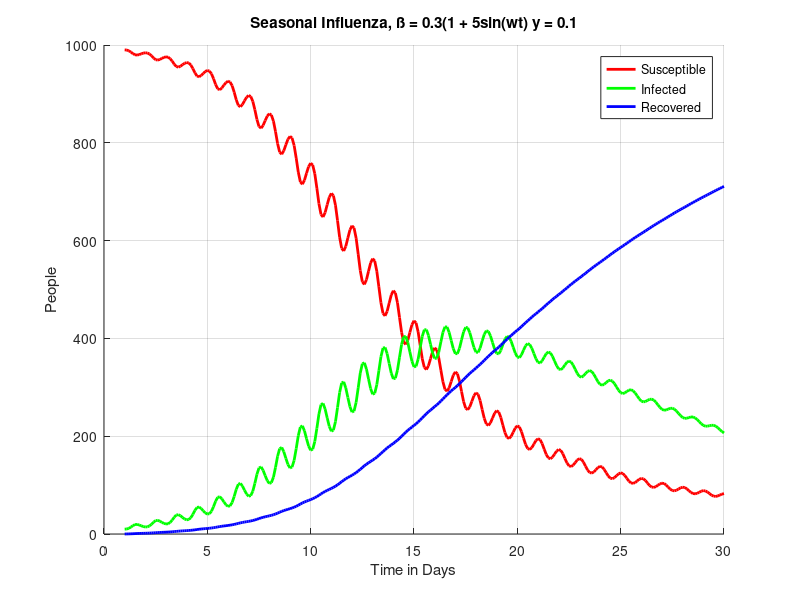
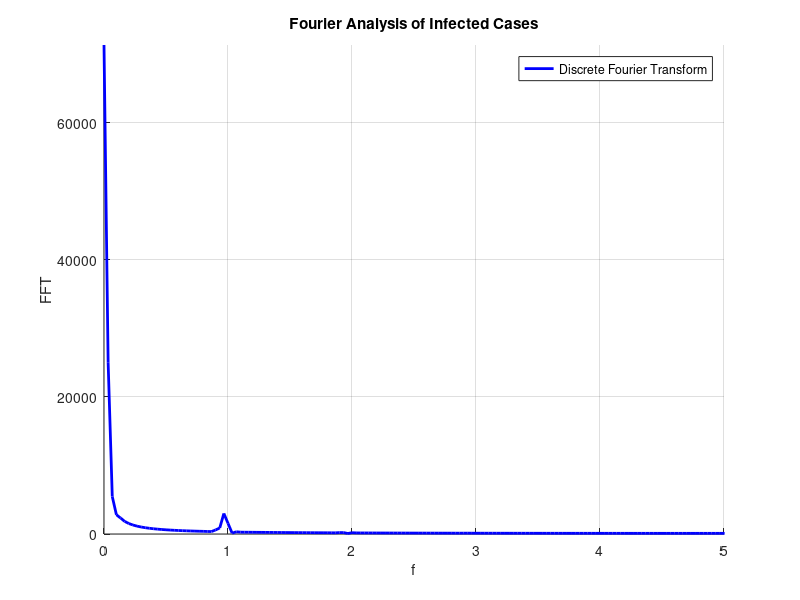
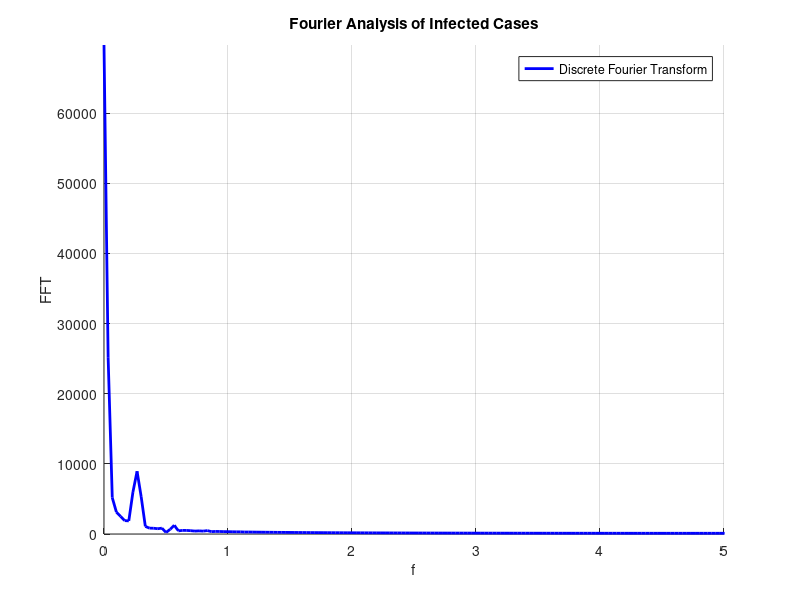

MATLAB code to generate these figures, in order:
format shortG
clear
clc

%Variable Definitions
St1 = zeros(1,1);
It1 = zeros(1,1);
Rt1 = zeros(1,1);

A = 5; %Amplitude
w1 = 2 * pi * 365/365; %Angular Frequency
w2 = 2 * pi * 100/365; % Angular Frequency for #6
Beta0 = 0.3; %Transmission Rate IC
Gamma = 0.1; %Recovery Rate
St(1,1) = 990; %Number of susceptible individuals at time t
It(1,1) = 10; %Number of infected individuals at time t
Rt(1,1) = 0; %Number of recovered individuals at time t

N = St + It + Rt; %Total Population

h = 0.1; %Step size in days
T1 = 30; %Total simulation time in days (0 -> 30)
T2 = 30; % Total simulation time in days for #6

days = 1:h:T1;
f1 = (1/T1)*(0:length(days)-1); % frequncy vector used for plotting
days2 = (1:h:T2); 
f2 = (1/T1)*(0:length(days)-1); % frequency vector for #6
t1 = 1; %Counting variable

for t = 1:h:T1 % For loop for #5

    Beta = Beta0 * (1 + A * sin(w1 * t));

    dSdt = @(t, St, It, Rt) -(Beta / N) .* St .* It;
    dIdt = @(t, St, It, Rt) (Beta / N) .* St .* It - Gamma .* It;
    dRdt = @(t, St, It, Rt) Gamma .* It;
    
    k1S = dSdt(t, St(t1,1), It(t1,1), Rt(t1,1));
    k1I = dIdt(t, St(t1,1), It(t1,1), Rt(t1,1));
    k1R = dRdt(t, St(t1,1), It(t1,1), Rt(t1,1));

    k2S = dSdt(t + 0.5 * h, St(t1,1) + 0.5 * k1S * h, It(t1,1) + 0.5 * k1I * h, Rt(t1,1) + 0.5 * k1R * h);
    k2I = dIdt(t + 0.5 * h, St(t1,1) + 0.5 * k1S * h, It(t1,1) + 0.5 * k1I * h, Rt(t1,1) + 0.5 * k1R * h);
    k2R = dRdt(t + 0.5 * h, St(t1,1) + 0.5 * k1S * h, It(t1,1) + 0.5 * k1I * h, Rt(t1,1) + 0.5 * k1R * h);

    k3S = dSdt(t + 0.5 * h, St(t1,1) + 0.5 * k2S * h, It(t1,1) + 0.5 * k2I * h, Rt(t1,1) + 0.5 * k2R * h);
    k3I = dIdt(t + 0.5 * h, St(t1,1) + 0.5 * k2S * h, It(t1,1) + 0.5 * k2I * h, Rt(t1,1) + 0.5 * k2R * h);
    k3R = dRdt(t + 0.5 * h, St(t1,1) + 0.5 * k2S * h, It(t1,1) + 0.5 * k2I * h, Rt(t1,1) + 0.5 * k2R * h);

    k4S = dSdt(t + h, St(t1,1) + k3S * h, It(t1,1) + k3I, Rt(t1,1) + k3R);
    k4I = dIdt(t + h, St(t1,1) + k3S * h, It(t1,1) + k3I, Rt(t1,1) + k3R);
    k4R = dRdt(t + h, St(t1,1) + k3S * h, It(t1,1) + k3I, Rt(t1,1) + k3R);


    St(t1 + 1,1) = St(t1,1) + (1/6) * (k1S + 2 * k2S + 2 * k3S + k4S) * h;
    It(t1 + 1,1) = It(t1,1) + (1/6) * (k1I + 2 * k2I + 2 * k3I + k4I) * h;
    Rt(t1 + 1,1) = Rt(t1,1) + (1/6) * (k1R + 2 * k2R + 2 * k3R + k4R) * h;

    St1(t1,1) = St(t1,1);
    It1(t1,1) = It(t1,1);
    Rt1(t1,1) = Rt(t1,1);

    t1 = t1 + 1;

end


figure(1)
hold on
grid on

plot(days,St1,'red','LineWidth',2)
plot(days,It1,'green','LineWidth',2)
plot(days,Rt1,'blue','linewidth',2)

title('Seasonal Influenza, ß = 0.3(1 + 5sin(wt) y = 0.1')
xlabel('Time in Days')
ylabel('People')
legend('Susceptible','Infected','Recovered')

hold off

%Q 3 has a written qustion that needs to be answered. 

fftSt1 = abs(fft(St1));
fftIt1 = abs(fft(It1));
fftRt1 = abs(fft(Rt1));

m = max(fftIt1);
l = T1/2;

figure(2)
hold on
grid on

plot(f1,fftIt1,'b','LineWidth',2);
title('Fourier Analysis of Infected Cases')
legend('Discrete Fourier Transform')
ylabel('FFT')
xlabel('f')
axis([0 5, 0 m])

hold off

t1 = 1;

for t = 1:h:T1 % For loop for #6

    Beta = Beta0 * (1 + A * sin(w2 * t));

    dSdt = @(t, St, It, Rt) -(Beta / N) .* St .* It;
    dIdt = @(t, St, It, Rt) (Beta / N) .* St .* It - Gamma .* It;
    dRdt = @(t, St, It, Rt) Gamma .* It;
    
    k1S = dSdt(t, St(t1,1), It(t1,1), Rt(t1,1));
    k1I = dIdt(t, St(t1,1), It(t1,1), Rt(t1,1));
    k1R = dRdt(t, St(t1,1), It(t1,1), Rt(t1,1));

    k2S = dSdt(t + 0.5 * h, St(t1,1) + 0.5 * k1S * h, It(t1,1) + 0.5 * k1I * h, Rt(t1,1) + 0.5 * k1R * h);
    k2I = dIdt(t + 0.5 * h, St(t1,1) + 0.5 * k1S * h, It(t1,1) + 0.5 * k1I * h, Rt(t1,1) + 0.5 * k1R * h);
    k2R = dRdt(t + 0.5 * h, St(t1,1) + 0.5 * k1S * h, It(t1,1) + 0.5 * k1I * h, Rt(t1,1) + 0.5 * k1R * h);

    k3S = dSdt(t + 0.5 * h, St(t1,1) + 0.5 * k2S * h, It(t1,1) + 0.5 * k2I * h, Rt(t1,1) + 0.5 * k2R * h);
    k3I = dIdt(t + 0.5 * h, St(t1,1) + 0.5 * k2S * h, It(t1,1) + 0.5 * k2I * h, Rt(t1,1) + 0.5 * k2R * h);
    k3R = dRdt(t + 0.5 * h, St(t1,1) + 0.5 * k2S * h, It(t1,1) + 0.5 * k2I * h, Rt(t1,1) + 0.5 * k2R * h);

    k4S = dSdt(t + h, St(t1,1) + k3S * h, It(t1,1) + k3I, Rt(t1,1) + k3R);
    k4I = dIdt(t + h, St(t1,1) + k3S * h, It(t1,1) + k3I, Rt(t1,1) + k3R);
    k4R = dRdt(t + h, St(t1,1) + k3S * h, It(t1,1) + k3I, Rt(t1,1) + k3R);


    St(t1 + 1,1) = St(t1,1) + (1/6) * (k1S + 2 * k2S + 2 * k3S + k4S) * h;
    It(t1 + 1,1) = It(t1,1) + (1/6) * (k1I + 2 * k2I + 2 * k3I + k4I) * h;
    Rt(t1 + 1,1) = Rt(t1,1) + (1/6) * (k1R + 2 * k2R + 2 * k3R + k4R) * h;

    St2(t1,1) = St(t1,1);
    It2(t1,1) = It(t1,1);
    Rt2(t1,1) = Rt(t1,1);

    t1 = t1 + 1;

end

fftSt2 = abs(fft(St2));
fftIt2 = abs(fft(It2));
fftRt2 = abs(fft(Rt2));

m2 = max(fftIt2);

figure(3)
hold on
grid on

plot(f2,fftIt2,'b','LineWidth',2);
title('Fourier Analysis of Infected Cases')
legend('Discrete Fourier Transform')
ylabel('FFT')
xlabel('f')
axis([0 5, 0 m2])
